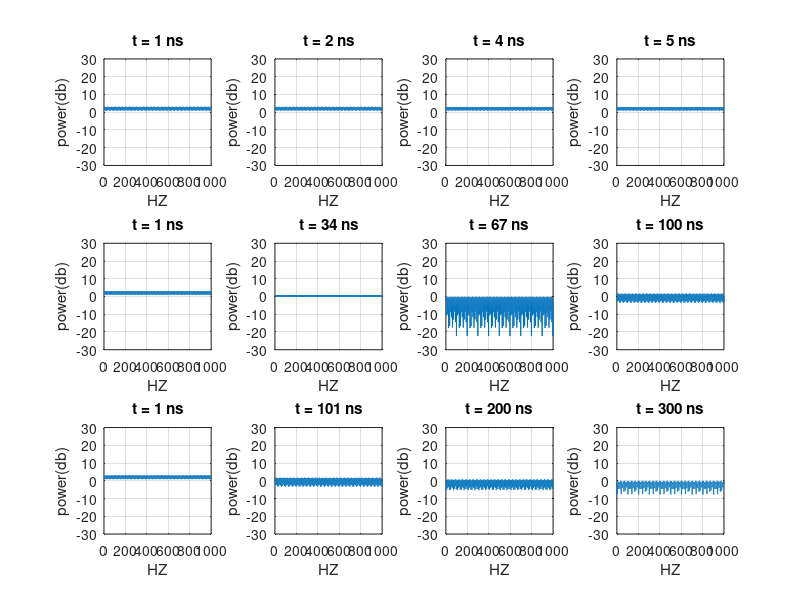
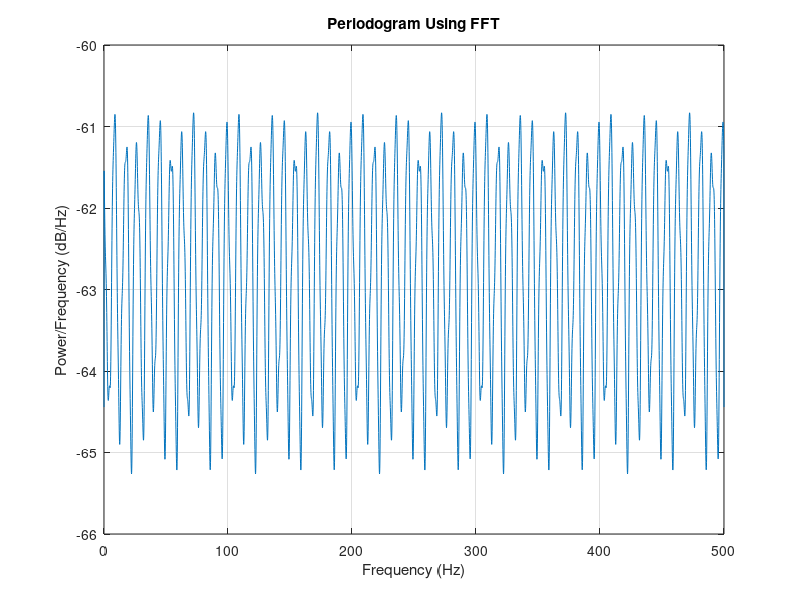

Reproduce these figures in MATLAB, in order.
function ex2
%     frequency_spectrum = [2500000000-1000000:50:2500000000+1000000];
%     h_f = zeros(length(frequency_spectrum), 2);
%     f_m = 3/300000;
%     
%     delays = 10^-9*[0, 110, 190, 410];
%     power_fade_db = [0, -9.7, -19.2, -22.8];
%     for i=[1:length(frequency_spectrum)]
% %         distance_fade = db2mag(40*log10(2.5) + 30*log10(frequency_spectrum(i)/1000000)+49)^2;
%         distance_fade = db2mag(40*log10(2.5) + 30*log10(frequency_spectrum(1)/1000000)+49)^2;
%         h_f(i, 1) = frequency_spectrum(i);
%         
% %         h_f(i, 2) = abs((1/distance_fade)*sum((db2mag(power_fade_db).^2).*exp(-j*2*pi*frequency_spectrum(i)*delays)));
%         h_f(i, 2) = abs(sum(exp(-j*2*pi*frequency_spectrum(i)*delays)));
%         
%     end

    % Delays, in nanoseconds
    delays = [0, 110, 190, 410];
    power_fade_db = [0, -9.7, -19.2, -22.8];
    N = 10000;
    FM_MAX = (3/3.6)*2.5e9/3e8;
    TIMES_TO_SAMPLE = round([linspace(1,5,4) ; linspace(1,100,4) ; linspace(1,300,4)])';
    
    
    PSD_FILTER_HZ = 1000;
    psd_filter = zeros(1, N);
    k = round(N*FM_MAX/PSD_FILTER_HZ);
    psd_filter(1:k) = 1;
    psd_filter(end-k:end) = 1;
    
    % a contains the a_i(t) random process. t is in nanoseconds
    a = zeros(length(delays), N);
    for i=[1:length(delays)]
        a(i,:) = (randn(1, N) + j*randn(1, N))/sqrt(2);
        a(i,:) = ifft(fft(a(i,:)).*psd_filter);
        a(i,:) = (a(i,:) / sqrt(var(a(i,:))))*db2mag(power_fade_db(i));
    end
    
    figure;
    for idx=[1:numel(TIMES_TO_SAMPLE)]
        channel = zeros(N, 1);
        channel(delays+1) = a(:,TIMES_TO_SAMPLE(idx));
        
        subplot(size(TIMES_TO_SAMPLE, 2), size(TIMES_TO_SAMPLE, 1), idx);
        plot((1:N)/10, mag2db(abs(fft(channel)))/2);
        title(sprintf('t = %d ns', TIMES_TO_SAMPLE(idx)));
        xlabel('HZ');
        ylabel('power(db)');
        ylim([-30, 30]);
        grid on;
    end
    
    figure;
    
    % taken from https://www.mathworks.com/help/signal/ug/power-spectral-density-estimates-using-fft.html
    
    channel = zeros(N, 1);
    channel(delays+1) = a(:,1);
    xdft = fft(channel);
    xdft = xdft(1:N/2+1);
    psdx = (1/(PSD_FILTER_HZ*N)) * abs(xdft).^2;
    psdx(2:end-1) = 2*psdx(2:end-1);
    freq = 0:PSD_FILTER_HZ/length(channel):PSD_FILTER_HZ/2;

    plot(freq,10*log10(psdx))
    grid on
    title('Periodogram Using FFT')
    xlabel('Frequency (Hz)')
    ylabel('Power/Frequency (dB/Hz)')

end


